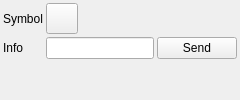
      <widget class="QWidget" name="angel61APRSTab">
       <attribute name="icon">
        <iconset resource="../../../sdrgui/resources/res.qrc">
         <normaloff>:/world.png</normaloff>:/world.png</iconset>
       </attribute>
       <attribute name="title">
        <string/>
       </attribute>
       <attribute name="toolTip">
        <string>APRS</string>
       </attribute>
       <layout class="QGridLayout" name="angel61APRSTabLayout" columnstretch="0,0,1,0">
        <property name="leftMargin">
         <number>3</number>
        </property>
        <property name="topMargin">
         <number>3</number>
        </property>
        <property name="rightMargin">
         <number>3</number>
        </property>
        <property name="bottomMargin">
         <number>3</number>
        </property>
        <property name="spacing">
         <number>3</number>
        </property>
        <item row="0" column="0">
         <widget class="QLabel" name="angel61SymbolLabel">
          <property name="text">
           <string>Symbol</string>
          </property>
         </widget>
        </item>
        <item row="0" column="1">
         <widget class="QToolButton" name="angel61Symbol">
          <property name="toolTip">
           <string>APRS symbol sent in the station slot. Click to select it from the symbol tables</string>
          </property>
          <property name="iconSize">
           <size>
            <width>24</width>
            <height>24</height>
           </size>
          </property>
         </widget>
        </item>
        <item row="0" column="2">
         <spacer name="angel61APRSSpacer">
          <property name="orientation">
           <enum>Qt::Orientation::Horizontal</enum>
          </property>
          <property name="sizeHint" stdset="0">
           <size>
            <width>40</width>
            <height>20</height>
           </size>
          </property>
         </spacer>
        </item>
        <item row="1" column="0">
         <widget class="QLabel" name="angel61APRSInfoLabel">
          <property name="text">
           <string>Info</string>
          </property>
         </widget>
        </item>
        <item row="1" column="1" colspan="2">
         <widget class="QLineEdit" name="angel61APRSInfo">
          <property name="toolTip">
           <string>An APRS information field: everything after the colon of a TNC2 line, for what the position and text cannot say - an object, a weather report, a bulletin, a message acknowledgement. The receiver puts this station's callsign in front of it</string>
          </property>
         </widget>
        </item>
        <item row="1" column="3">
         <widget class="QPushButton" name="angel61APRSSend">
          <property name="toolTip">
           <string>Send the information field now as a data transmission of its own (keys up and down by itself)</string>
          </property>
          <property name="text">
           <string>Send</string>
          </property>
         </widget>
        </item>
        <item row="2" column="0" colspan="4">
         <spacer name="angel61APRSBottomSpacer">
          <property name="orientation">
           <enum>Qt::Orientation::Vertical</enum>
          </property>
          <property name="sizeHint" stdset="0">
           <size>
            <width>20</width>
            <height>0</height>
           </size>
          </property>
         </spacer>
        </item>
       </layout>
      </widget>
